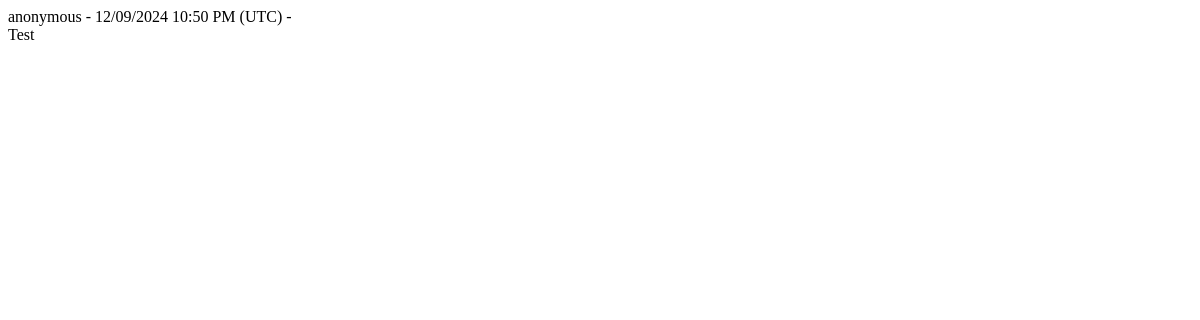
The app's page /main/comments, older data.
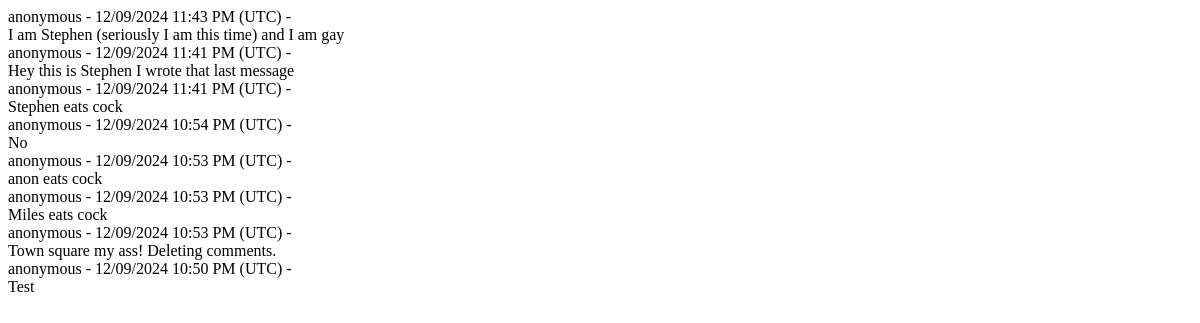
The same page, newer data.
### tables this page shows
CREATE TABLE comments (
            id INTEGER PRIMARY KEY AUTOINCREMENT,
            room TEXT NOT NULL,
            message TEXT NOT NULL,
            timestamp TEXT NOT NULL
        );

### main.py (the view)
@app.get("/{room}/comments", response_class=HTMLResponse)
async def get_comments_endpoint(request: Request, room: str, page: int = 1):
    client_ip = request.client.host
    if is_rate_limited(client_ip):
        raise HTTPException(status_code=429, detail="Too Many Requests")
    comments, total_pages, current_page = get_comments(room, page)
    return templates.TemplateResponse(
        "_comments.html",
        {
            "request": request,
            "comments": comments,
            "current_page": current_page,
            "total_pages": total_pages,
        },
    )

### templates/_comments.html
<div class="comments-container">
  {% for comment in comments %}
  <div class="comment-item">
    <div class="comment-header">
      anonymous -
      <time
        class="comment-time"
        datetime="{{ comment.timestamp.isoformat() }}"
        title="UTC time: {{ comment.timestamp.isoformat() }}"
      >
        {{ comment.timestamp.strftime("%m/%d/%Y %I:%M %p") }} (UTC)
      </time>
      -
    </div>
    <div class="comment-body">{{ comment.message | e }}</div>
  </div>
  {% else %}
  <p>No comments yet. Be the first to post!</p>
  {% endfor %}
</div>

Row changes from the older to the newer data that the page shows:
added comments: timestamp "12/09/2024 11:43 PM", message "I am Stephen (seriously I am this time) and I am gay"
added comments: timestamp "12/09/2024 11:41 PM", message "Hey this is Stephen I wrote that last message"
added comments: timestamp "12/09/2024 11:41 PM", message "Stephen eats cock"
added comments: timestamp "12/09/2024 10:54 PM", message "No"
added comments: timestamp "12/09/2024 10:53 PM", message "anon eats cock"
added comments: timestamp "12/09/2024 10:53 PM", message "Miles eats cock"
added comments: timestamp "12/09/2024 10:53 PM", message "Town square my ass! Deleting comments."
